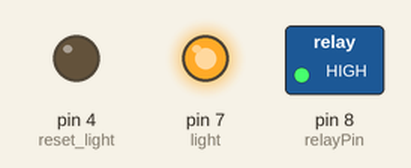
The sketch below on a simulated Arduino Uno, built with avr-gcc and run on an emulated ATmega328P. On the bench: switched loads named in the sketch (green lamp = pin HIGH), output pins drawn as LEDs (lit = HIGH). What the sketch prints to the serial monitor is not drawn.

Above: at 0.1 s.
At 0.6 s:
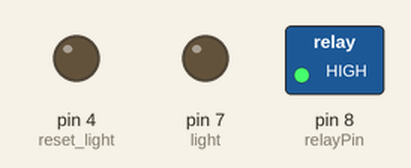
Timing chart, 0 to 2.1 s (numbered marks = the images above):
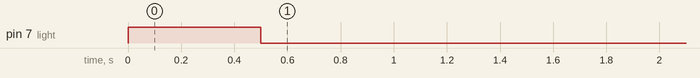

The sketch:

hydrogen_mar4.ino
```cpp
//byte readIncoming_8[] = {0x00, 0x00, 0x00, 0x00, 0x00, 0x00, 0x00, 0x00, 0x00};

//place holders for 12 bytes of data
byte readIncoming_12[] = {0x00, 0x00, 0x00, 0x00, 0x00, 0x00, 0x00, 0x00, 0x00, 0x00, 0x00, 0x00, 0x00};

//byte readIncoming_4[] = {0x00, 0x00, 0x00, 0x00, 0x00};

//initialize values
float concentration_ppm = 0;
float temperature = 0;
float humidity = 0;

//int a = 0;

byte command6[] = {0xFF, 0x01, 0x87, 0x00, 0x00, 0x00, 0x00, 0x00, 0x78};

// Condition values
float threshold = 10000;
int relayPin = 8;

float temp_threshold = 27;

//LED light
int light = 7; //pin 7

//RESET button
int reset_button = 3; //pin 3

//RESET light
int reset_light = 4; // pin 4

//define states
enum State {
  STATE_SAFE,
  STATE_ALERT,
  STATE_RESETTING
};

//initialize current state to regualr (safe)
State current_state = STATE_SAFE;

void setup() {
  // put your setup code here, to run once:

  //Init LED GPIO
  //pinMode(led, OUTPUT);
  //Init UART & baudrate

  //default:
  Serial.begin(9600, SERIAL_8N1);

  pinMode(relayPin, OUTPUT);

  digitalWrite(relayPin, HIGH);

  //LED light
  pinMode(light, OUTPUT);

  //LED reset light
  pinMode(reset_light, OUTPUT);

  //RESET button
  pinMode(reset_button, INPUT);

  digitalWrite(light, HIGH);

  delay(500);
  digitalWrite(light, LOW);
}

void read_and_print_concentration() {
    for (int a = 0; a < sizeof(readIncoming_12); a++){
      readIncoming_12[a] = 0x00;
    }

    if(Serial.write(command6, sizeof(command6))){
      delay(50);
      Serial.readBytes(readIncoming_12, sizeof(readIncoming_12));
    }

    concentration_ppm = ((readIncoming_12[6]*256) + readIncoming_12[7])/1000;
    temperature = (float)((int)((readIncoming_12[8] << 8) | readIncoming_12[9]))/100;
    humidity = (float)((int)((readIncoming_12[10] << 8) | readIncoming_12[11]))/100;

    // Serial.print("\nreadIncoming_12[6]:");
    // Serial.print(readIncoming_12[6]);
    // Serial.print("\nreadIncoming_12[7]:");
    // Serial.print(readIncoming_12[7]);
    // Serial.print("\nreadIncoming_12[8]:");
    // Serial.print(readIncoming_12[8]);
    // Serial.print("\nreadIncoming_12[9]:");
    // Serial.print(readIncoming_12[9]);
    // Serial.print("\nreadIncoming_12[10]:");
    // Serial.print(readIncoming_12[10]);
    // Serial.print("\nreadIncoming_12[11]:");
    // Serial.print(readIncoming_12[11]);

    // Serial.print("\nConcentration:");
    // Serial.print(concentration_ppm);
    // Serial.print("\nTemperature:");
    // Serial.print(temperature);
    // Serial.print("\nHumidity:");
    // Serial.print(humidity);
    // Serial.println("\n");
}

void loop() {
  // put your main code here, to run repeatedly:
  read_and_print_concentration();

  switch(current_state) {
    case STATE_SAFE:
      //Serial.print("---state: safe---");
      if (temperature >= temp_threshold) { //for hydrogen, its: concentration >= threshold
        current_state = STATE_ALERT; //change state

        digitalWrite(relayPin, LOW); //turn OFF relay
        digitalWrite(light, HIGH); //turn OFF light
      }
      /*else {
        digitalWrite(relayPin, HIGH); //turn ON relay
        digitalWrite(light, HIGH); //turn ON light
      }*/
      break;

    case STATE_ALERT:
    //Serial.print("---state: alert---");
      if (digitalRead(reset_button) == HIGH) { //button is pressed
        Serial.print("\nbutton pressed");
        current_state = STATE_RESETTING;

        digitalWrite(reset_light, HIGH);
      }
      else {
        current_state = STATE_ALERT;
      }
      break;

    case STATE_RESETTING:
    //Serial.print("---state: resetting---");
      if (temperature < temp_threshold) { //for hydrogen, its: concentration < threshold
        current_state = STATE_SAFE; //go back to normal if concentration is below threshold
        digitalWrite(relayPin, HIGH);
        digitalWrite(light, LOW);

        digitalWrite(reset_light, LOW);
      }
      else {
        current_state = STATE_ALERT; //if concentration is still above threshold, go to alert state

        digitalWrite(reset_light, LOW);
      }
      break;
  }

  delay(5000);
}
```
